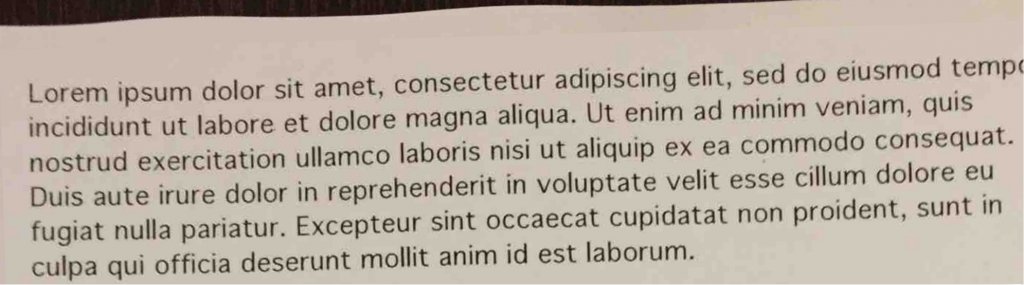
#> input picture Python/Open_CV/opencv_practise/img_2.png, 1024 x 285 px
$ python ocv_11_edge_detection.py   (older library calls are emulated)
#> lines starting #> are read from the running program, lines starting #| are printed output that depends on the picture
import cv2
import numpy as np
from matplotlib import pyplot as plt

img = cv2.imread("img_2.png", cv2.IMREAD_GRAYSCALE)
#> img: shape (285, 1024); min 9, max 246, mean 176.7
lap = cv2.Laplacian(img, cv2.CV_64F, ksize=3)
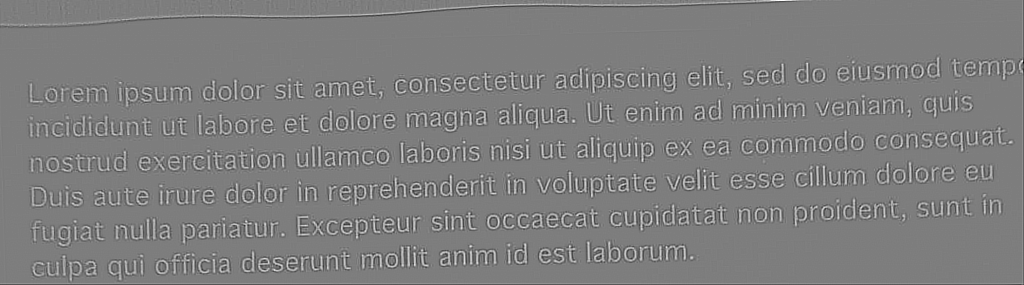
#> lap: shape (285, 1024) float64; min -752, max 772, mean -0.4; drawn with min black and max white
lap = np.uint8(np.absolute(lap))
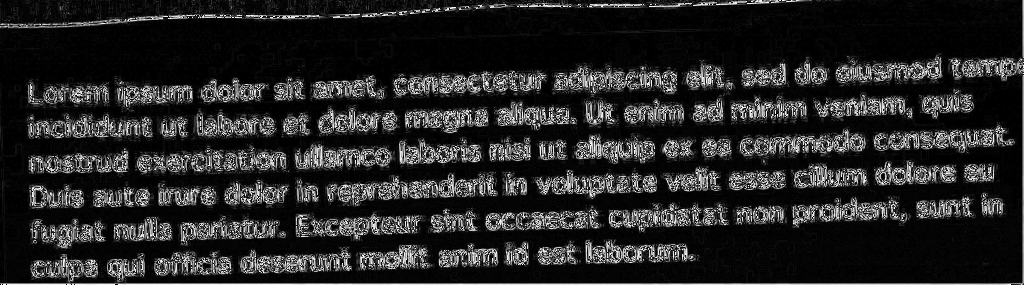
#> lap: shape (285, 1024); min 0, max 254, mean 38
sobelX = cv2.Sobel(img, cv2.CV_64F, 1, 0)
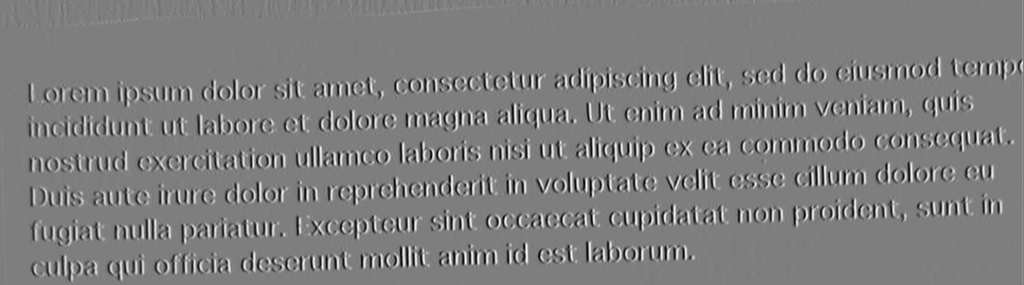
#> sobelX: shape (285, 1024) float64; min -635, max 645, mean 0.3; drawn with min black and max white
sobelY = cv2.Sobel(img, cv2.CV_64F, 0, 1)
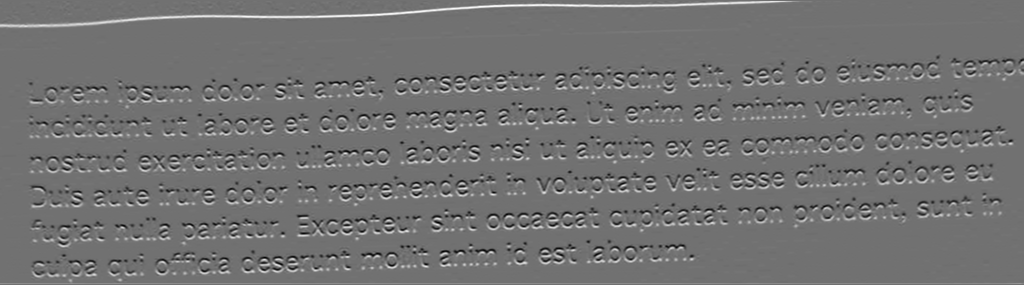
#> sobelY: shape (285, 1024) float64; min -536, max 668, mean 4.1; drawn with min black and max white

sobelX = np.uint8(np.absolute(sobelX))
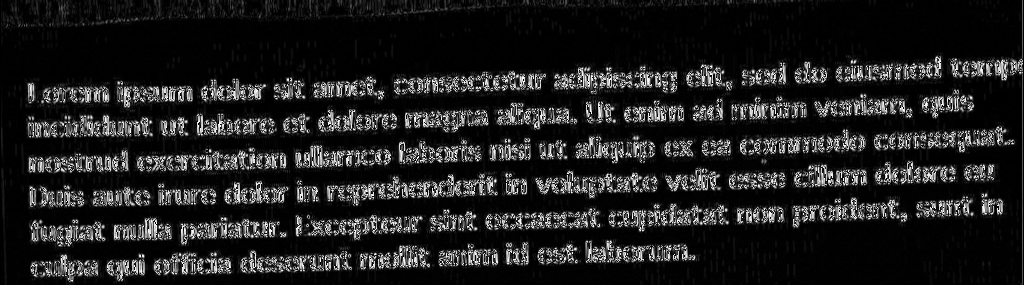
#> sobelX: shape (285, 1024); min 0, max 255, mean 31.2
sobelY = np.uint8(np.absolute(sobelY))
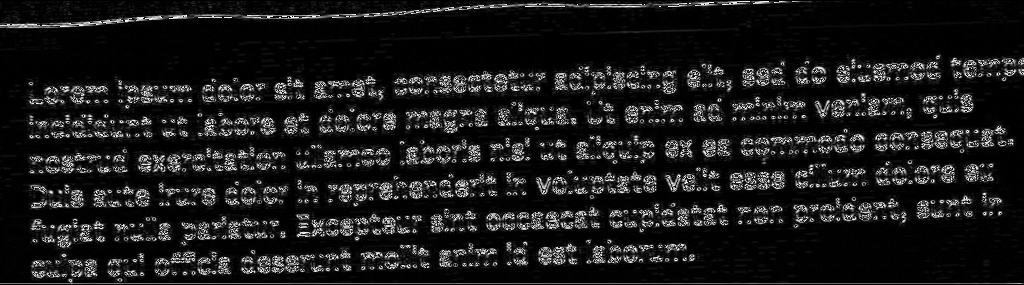
#> sobelY: shape (285, 1024); min 0, max 255, mean 26.5

sobelCombined = cv2.bitwise_or(sobelX, sobelY)
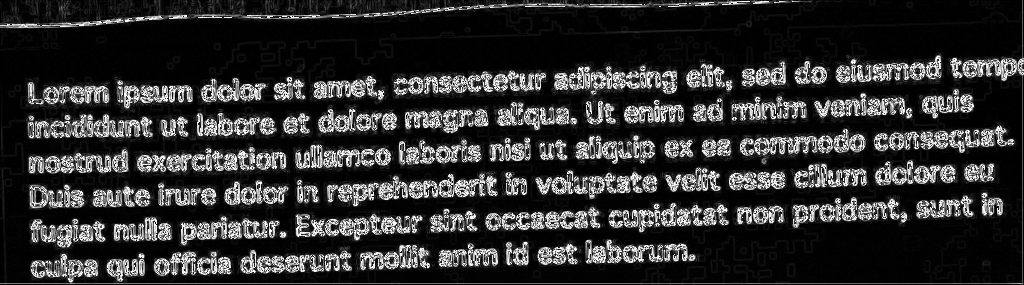
#> sobelCombined: shape (285, 1024); min 0, max 255, mean 47.5

titles = ['image', 'Laplacian', 'sobelX', 'sobelY', 'sobelCombined']
images = [img, lap, sobelX, sobelY, sobelCombined]
for i in range(5):
    plt.subplot(2, 3, i+1), plt.imshow(images[i], 'gray')
    plt.title(titles[i])
    plt.xticks([]),plt.yticks([])

plt.show()
